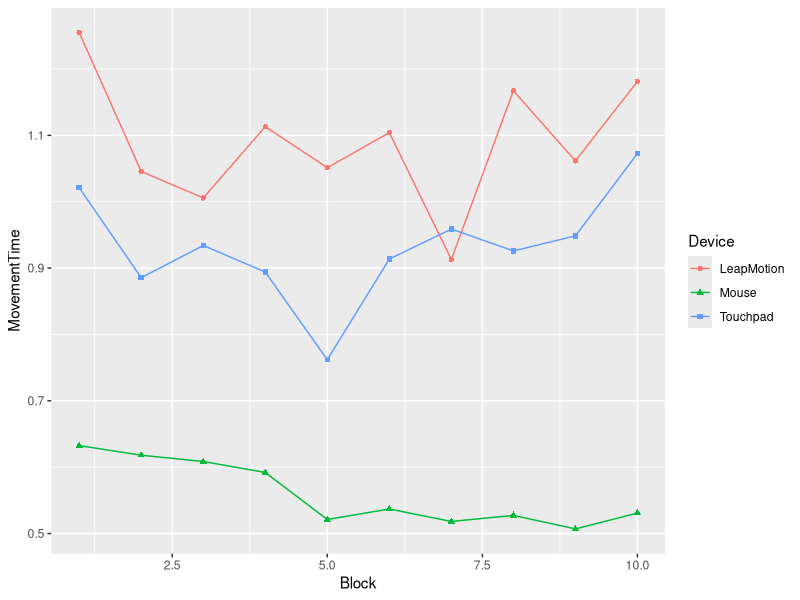
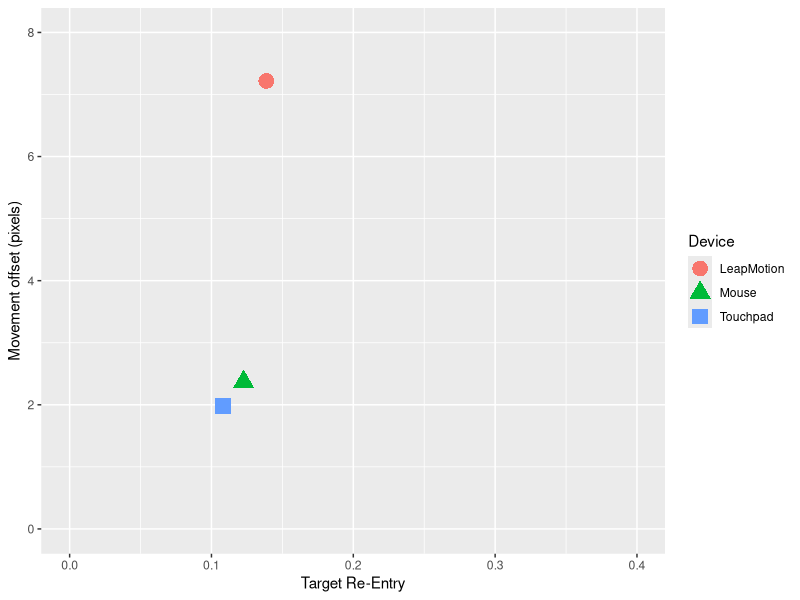
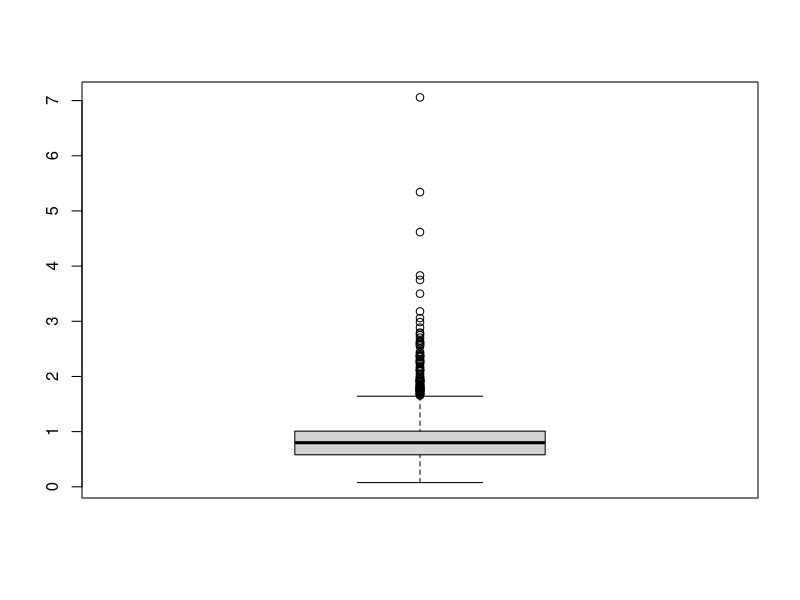
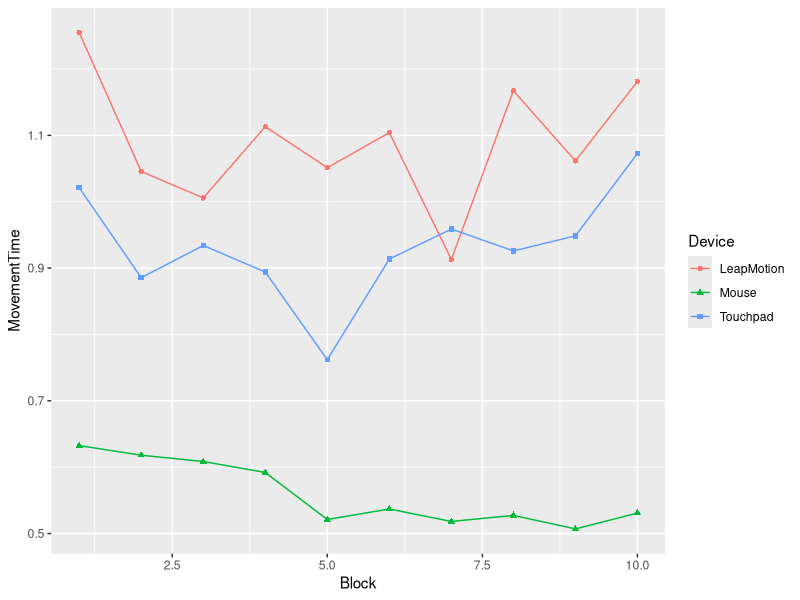
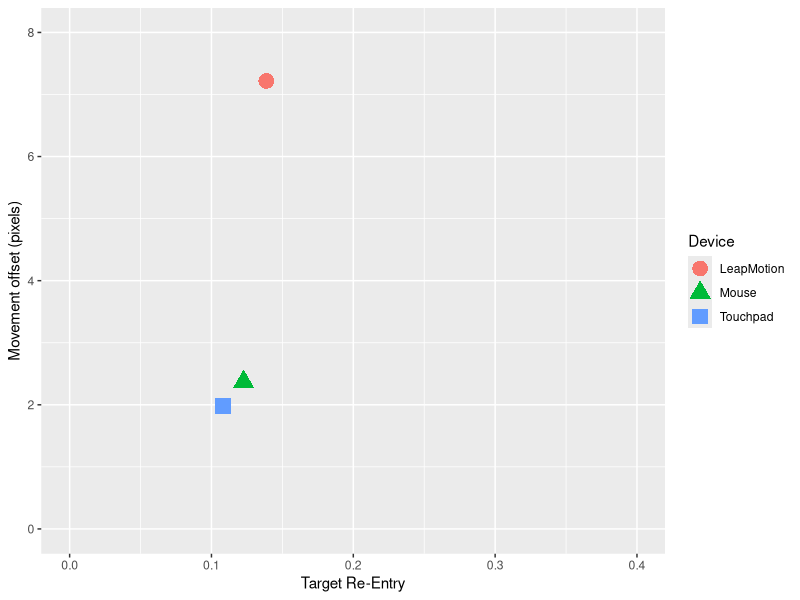

These charts were generated, in order, by the following R code:
#require(RCurl) # web
require(ggplot2)
require(doBy)
#library("stringr") # for first word
#library(reshape)
#theme_set(theme_bw())


############################ data
filename <- "leapmotion-measures.txt"
dataMeasuresLeap <- read.csv(file="data/leapmotion-measures.txt", head=TRUE, sep="")
dataMeasuresTouch <- read.csv(file="data/touchpad-measures.txt", head=TRUE, sep="")
dataMeasuresMouse <- read.csv(file="data/mouse-measures.txt", head=TRUE, sep="")


dataMeasures <- rbind(dataMeasuresLeap, dataMeasuresTouch, dataMeasuresMouse)

# change column name to get a nicer chart
colnames(dataMeasures)[colnames(dataMeasures)=="DeviceNumber"] <- "Device"

# convert the column to factor and name the levels
dataMeasures$Device <- as.factor(dataMeasures$Device)
levels(dataMeasures$Device) <- c("LeapMotion",  "Mouse", "Touchpad")

# print summary stats
s <- summaryBy(ErrorRate+TRE+TAC+MDC+ODC+MV+ME+MO+MovementTime~Device, 
                data=dataMeasures,
               FUN=c(mean,sd))
t(s)


# plot the movement time over block for each device
p <- ggplot(dataMeasures, aes(x=Block, y=MovementTime, group=Device, colour=Device ))
p + stat_summary(fun.y="mean", geom="line") + stat_summary(fun.y="mean", geom="point", aes(shape=Device)) 
ggsave(file = "charts/movementtime-block.pdf", width=20/2.54, height=16/2.54, dpi=100)


# plot the movement offset over the TRE for each device
p <- ggplot(s, aes(x=TRE.mean, y=abs(MO.mean), group=Device, colour=Device ))
p + geom_point(size=5, aes(shape=Device)) + coord_cartesian(xlim = c(0, 0.4), ylim=c(0, 8)) + 
    ylab("Movement offset (pixels)") +
    xlab("Target Re-Entry") 
ggsave(file = "charts/MO-TRE.pdf", width=20/2.54, height=16/2.54, dpi=100)



# analysis of variance
bartlett.test(MovementTime~Device,data=dataMeasures)
a <- aov(MovementTime~Device,data=dataMeasures)
summary(a)

a <- aov(ErrorRate~Device,data=dataMeasures)
summary(a)

a <- aov(TRE~Device,data=dataMeasures)
summary(a)

a <- aov(TAC~Device,data=dataMeasures)
summary(a)

a <- aov(MDC~Device,data=dataMeasures)
summary(a)

a <- aov(ODC~Device,data=dataMeasures)
summary(a)

a <- aov(MV~Device,data=dataMeasures)
summary(a)

a <- aov(ME~Device,data=dataMeasures)
summary(a)

a <- aov(MO~Device,data=dataMeasures)
summary(a)

names(dataMeasures)
boxplot(dataMeasures$MovementTime)